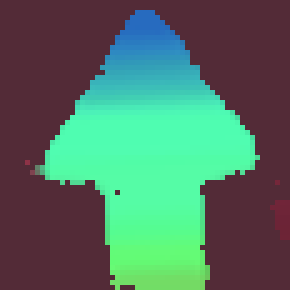
#> input picture lab2/arrow.png, 58 x 58 px (shown 5 times larger)
$ python 1a.py
#> lines starting #> are read from the running program, lines starting #| are printed output that depends on the picture
import numpy as np
import cv2
from skimage import transform
import matplotlib.pyplot as plt
import sys
if sys.platform == "darwin":
    import matplotlib
    matplotlib.use("TkAgg")  # due to a bug on MacOS, just ignore it...

# 1. (a)
tform = transform.SimilarityTransform(
    scale=0.5, rotation=3*np.pi/8, translation=(20, 30))
print(tform.params)

im = cv2.imread("arrow.png", cv2.IMREAD_COLOR_RGB)
#> im is the input picture: shape (58, 58, 3); mean B, G, R 98.1, 115.9, 81.3
transformed_im = transform.warp(im, tform.inverse)
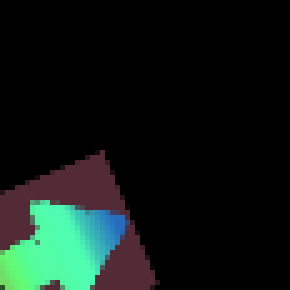
#> transformed_im: shape (58, 58, 3) float64 (shown 5 times larger); mean B, G, R 0.0821, 0.0998, 0.0601

plt.subplot(1, 2, 1)
plt.imshow(im)
plt.title("Original")
plt.axis("off")

plt.subplot(1, 2, 2)
plt.imshow(transformed_im)
plt.title("Transformed")
plt.axis("off")

plt.show()
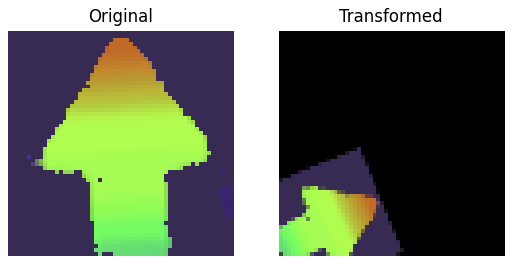
#> figure drawn by matplotlib, 2 panels; B, G, R data is drawn as R, G, B
